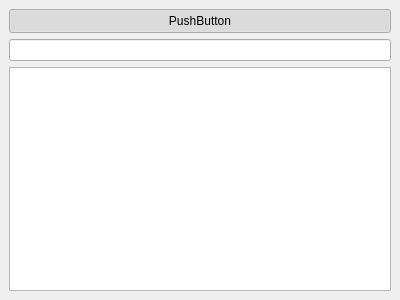
<?xml version="1.0" encoding="UTF-8"?>
<ui version="4.0">
 <class>PSearchDock</class>
 <widget class="QDockWidget" name="PSearchDock">
  <property name="geometry">
   <rect>
    <x>0</x>
    <y>0</y>
    <width>400</width>
    <height>300</height>
   </rect>
  </property>
  <property name="windowTitle">
   <string>Search</string>
  </property>
  <widget class="QWidget" name="dockWidgetContents">
   <layout class="QVBoxLayout" name="verticalLayout">
    <item>
     <widget class="QToolButton" name="modeButton">
      <property name="sizePolicy">
       <sizepolicy hsizetype="Minimum" vsizetype="Fixed">
        <horstretch>0</horstretch>
        <verstretch>0</verstretch>
       </sizepolicy>
      </property>
      <property name="minimumSize">
       <size>
        <width>0</width>
        <height>24</height>
       </size>
      </property>
      <property name="text">
       <string>PushButton</string>
      </property>
      <property name="checkable">
       <bool>true</bool>
      </property>
      <property name="checked">
       <bool>true</bool>
      </property>
     </widget>
    </item>
    <item>
     <widget class="QLineEdit" name="searchField"/>
    </item>
    <item>
     <widget class="QListView" name="wordView">
      <property name="uniformItemSizes">
       <bool>true</bool>
      </property>
     </widget>
    </item>
   </layout>
  </widget>
 </widget>
 <tabstops>
  <tabstop>searchField</tabstop>
  <tabstop>modeButton</tabstop>
  <tabstop>wordView</tabstop>
 </tabstops>
 <resources/>
 <connections/>
</ui>
